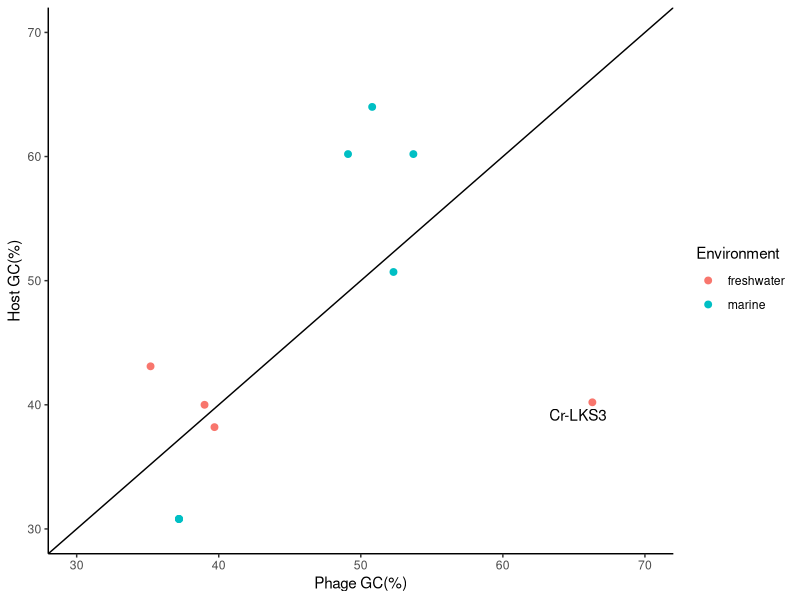

This chart was generated by the following R code: (Note: this script raises an error after producing the figure.)

library(here)
library(tidyverse)

d <- read_csv(here("data/gc-content.csv"), trim_ws = T)

d %>% 
  mutate(`Host GC(%)` = as.numeric(`Host GC(%)`)) %>% 
  ggplot(aes(`Phage GC(%)`, `Host GC(%)`))+
  geom_abline(slope = 1, intercept = 0)+
  geom_point(aes(color = Environment), size = 2)+
  geom_text(aes(label = label), nudge_x = -1, nudge_y = -1)+
  xlim(30,70)+
  ylim(30,70)+
  theme_classic()+
  ggsave(here("plots/gc.png"), width = 5,height = 4)


d %>% 
  ggplot(aes(`Host (genus)`, `Phage GC(%)`))+
    geom_jitter(aes(fill = Environment, size = `# tRNA genes`),shape=21, width = .2, height = 0)+
  geom_text(aes(label = label), nudge_x = -0.1)+
  scale_fill_manual(values = c("marine"="white", "freshwater"="grey"))+  
  theme_bw()+
  coord_flip()+
  ggsave(here("plots/gc-phage.png"), width = 6,height = 4)
